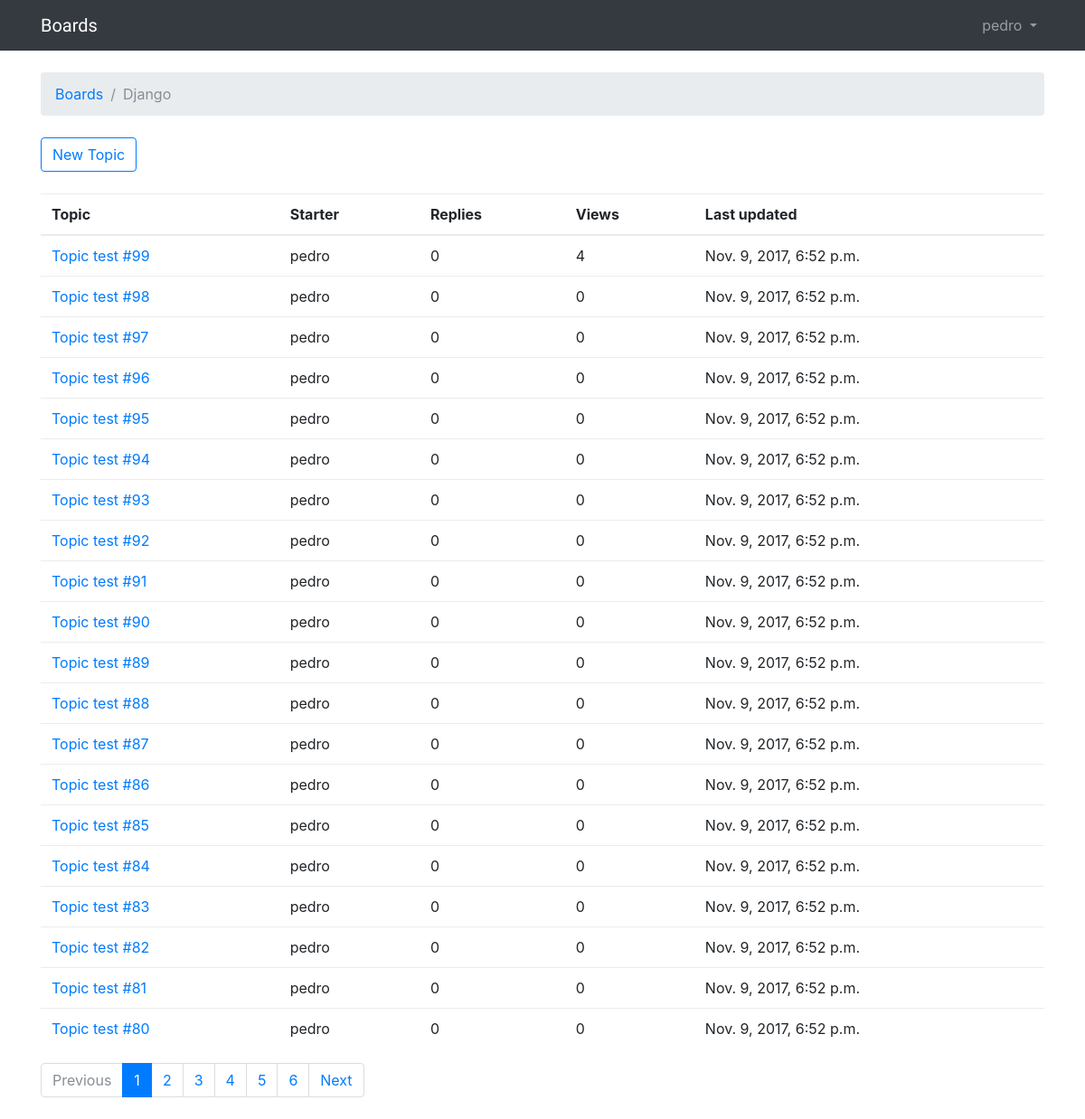
/boards/1/ (signed in), run on the app's committed database.
### boards/models.py (models this page shows, shortened)
class Board(models.Model):
    name = models.CharField(max_length=30, unique=True)
    description = models.CharField(max_length=100)

class Topic(models.Model):
    subject = models.CharField(max_length=255)
    last_updated = models.DateTimeField(auto_now_add=True)
    board = models.ForeignKey(Board, related_name='topics')
    starter = models.ForeignKey(User, related_name='topics')
    views = models.PositiveIntegerField(default=0)

### boards/views.py (the view)
# urls.py: url(r'^boards/(?P<pk>\d+)/$', boards_views.TopicListView.as_view(), name='board_topics'),
class TopicListView(ListView):
    model = Topic
    context_object_name = 'topics'
    template_name = 'topics.html'
    paginate_by = 20
    def get_context_data(self, **kwargs):
        kwargs['board'] = self.board
        return super().get_context_data(**kwargs)
    def get_queryset(self):
        self.board = get_object_or_404(Board, pk=self.kwargs.get('pk'))
        queryset = self.board.topics.order_by('-last_updated').annotate(replies=Count('posts') - 1)
        return queryset

### templates/topics.html (shortened to what this page needs)
{% extends 'base.html' %}
{% block breadcrumb %}
    <li class="breadcrumb-item"><a href="{% url 'home' %}">Boards</a></li>
    <li class="breadcrumb-item active">{{board.name}}</li>
{% endblock %}
{% block content %}
    <div class="mb-4">
        <a href="{% url 'new_topic' board.pk %}" class="btn btn-outline-primary">New Topic</a>
    </div>
    <table class="table">
        <thead class="thead-inverse">
            <tr>
                <th>Topic</th>
                <th>Starter</th>
                <th>Replies</th>
                <th>Views</th>
                <th>Last updated</th>
            </tr>
        </thead>
        <tbody>
            {% for topic in topics %}
                <tr>
                    <td><a href="{% url 'topic_posts' board.pk topic.pk %}">{{ topic.subject }}</td>
                    <td>{{ topic.starter.username }}</td>
                    <td>{{ topic.replies }}</td>
                    <td>{{ topic.views }}</td>
                    <td>{{ topic.last_updated }}</td>
                </tr>
            {% endfor %}
        </tbody>
    </table>
    {% include "includes/pagination.html" %}
{% endblock %}

### templates/base.html (shortened to what this page needs)
{% load static %}
<html>
    <head>
        <link rel="stylesheet" href="{% static 'css/bootstrap.min.css' %}">
        <link rel="stylesheet" href="{% static 'css/app.css' %}">
    </head>
    <body>
        {% block body %}
        <nav class="navbar navbar-expand-sm navbar-dark bg-dark">
            <div class="container">
              <a class="navbar-brand" href="{% url 'home' %}">Boards</a>
              <div class="collapse navbar-collapse" id="mainMenu">
                {% if user.is_authenticated %}
                  <ul class="navbar-nav ml-auto">
                    <li class="nav-item dropdown">
                      <a class="nav-link dropdown-toggle" href="#" id="userMenu" data-toggle="dropdown" aria-haspopup="true" aria-expanded="false">
                        {{ user.username }}
                      </a>
                    </li>
                  </ul>
                {% else %}
                  <form class="form-inline ml-auto" style="margin-bottom: 0px;">
                    <a href="{% url 'login' %}" class="btn btn-outline-secondary">Login</a>
                    <a href="{% url 'signup' %}" class="btn btn-outline-primary ml-2">Signup</a>
                  </form>
                {% endif %}
              </div>
            </div>
          </nav>
            <div class="container">
              <ol class="breadcrumb my-4">
                {% block breadcrumb %}
                {% endblock %}
              </ol>
              {% block content %}
              {% endblock %}
            </div>
        {% endblock body %}
    </body>
</html>

### static/css/app.css (style rules this page uses)
.navbar-brand { font-family: 'Saira', sans-serif; }

### data on the page
Board: name "Django"
Topic: subject "Topic test #99", starter.username "pedro", replies "0", views "4", last_updated "Nov. 9, 2017, 6:52 p.m."
Topic: subject "Topic test #98", starter.username "pedro", replies "0", views "0", last_updated "Nov. 9, 2017, 6:52 p.m."
Topic: subject "Topic test #97", starter.username "pedro", replies "0", views "0", last_updated "Nov. 9, 2017, 6:52 p.m."
Topic: subject "Topic test #96", starter.username "pedro", replies "0", views "0", last_updated "Nov. 9, 2017, 6:52 p.m."
Topic: subject "Topic test #95", starter.username "pedro", replies "0", views "0", last_updated "Nov. 9, 2017, 6:52 p.m."
Topic: subject "Topic test #94", starter.username "pedro", replies "0", views "0", last_updated "Nov. 9, 2017, 6:52 p.m."
Topic: subject "Topic test #93", starter.username "pedro", replies "0", views "0", last_updated "Nov. 9, 2017, 6:52 p.m."
Topic: subject "Topic test #92", starter.username "pedro", replies "0", views "0", last_updated "Nov. 9, 2017, 6:52 p.m."
Topic: subject "Topic test #91", starter.username "pedro", replies "0", views "0", last_updated "Nov. 9, 2017, 6:52 p.m."
Topic: subject "Topic test #90", starter.username "pedro", replies "0", views "0", last_updated "Nov. 9, 2017, 6:52 p.m."
Topic: subject "Topic test #89", starter.username "pedro", replies "0", views "0", last_updated "Nov. 9, 2017, 6:52 p.m."
Topic: subject "Topic test #88", starter.username "pedro", replies "0", views "0", last_updated "Nov. 9, 2017, 6:52 p.m."
Topic: subject "Topic test #87", starter.username "pedro", replies "0", views "0", last_updated "Nov. 9, 2017, 6:52 p.m."
Topic: subject "Topic test #86", starter.username "pedro", replies "0", views "0", last_updated "Nov. 9, 2017, 6:52 p.m."
Topic: subject "Topic test #85", starter.username "pedro", replies "0", views "0", last_updated "Nov. 9, 2017, 6:52 p.m."
Topic: subject "Topic test #84", starter.username "pedro", replies "0", views "0", last_updated "Nov. 9, 2017, 6:52 p.m."
Topic: subject "Topic test #83", starter.username "pedro", replies "0", views "0", last_updated "Nov. 9, 2017, 6:52 p.m."
Topic: subject "Topic test #82", starter.username "pedro", replies "0", views "0", last_updated "Nov. 9, 2017, 6:52 p.m."
Topic: subject "Topic test #81", starter.username "pedro", replies "0", views "0", last_updated "Nov. 9, 2017, 6:52 p.m."
Topic: subject "Topic test #80", starter.username "pedro", replies "0", views "0", last_updated "Nov. 9, 2017, 6:52 p.m."

### other printed values
{{ user.username }} "pedro"
{{ page_num }} "1"
{{ page_num }} "2" "3" "4" "5" "6"
